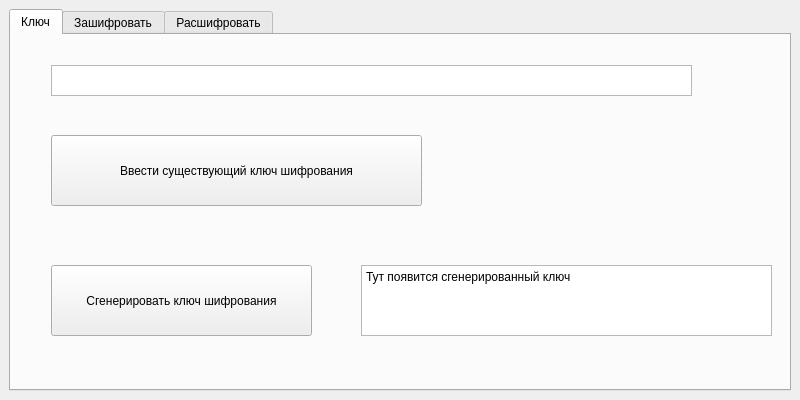
<?xml version="1.0" encoding="UTF-8"?>
<ui version="4.0">
 <class>MainWindow</class>
 <widget class="QMainWindow" name="MainWindow">
  <property name="enabled">
   <bool>true</bool>
  </property>
  <property name="geometry">
   <rect>
    <x>0</x>
    <y>0</y>
    <width>800</width>
    <height>400</height>
   </rect>
  </property>
  <property name="sizePolicy">
   <sizepolicy hsizetype="Preferred" vsizetype="Preferred">
    <horstretch>0</horstretch>
    <verstretch>0</verstretch>
   </sizepolicy>
  </property>
  <property name="minimumSize">
   <size>
    <width>800</width>
    <height>400</height>
   </size>
  </property>
  <property name="maximumSize">
   <size>
    <width>800</width>
    <height>400</height>
   </size>
  </property>
  <property name="windowTitle">
   <string>MainWindow</string>
  </property>
  <property name="styleSheet">
   <string notr="true"/>
  </property>
  <widget class="QWidget" name="centralwidget">
   <layout class="QHBoxLayout" name="horizontalLayout">
    <item>
     <widget class="QTabWidget" name="tabWidget">
      <property name="currentIndex">
       <number>0</number>
      </property>
      <widget class="QWidget" name="key_tab">
       <attribute name="title">
        <string>Ключ</string>
       </attribute>
       <widget class="QPushButton" name="key_generate_button">
        <property name="geometry">
         <rect>
          <x>40</x>
          <y>230</y>
          <width>261</width>
          <height>71</height>
         </rect>
        </property>
        <property name="text">
         <string>Сгенерировать ключ шифрования</string>
        </property>
       </widget>
       <widget class="QPushButton" name="key_input_button">
        <property name="geometry">
         <rect>
          <x>40</x>
          <y>100</y>
          <width>371</width>
          <height>71</height>
         </rect>
        </property>
        <property name="sizePolicy">
         <sizepolicy hsizetype="Expanding" vsizetype="Fixed">
          <horstretch>0</horstretch>
          <verstretch>0</verstretch>
         </sizepolicy>
        </property>
        <property name="text">
         <string>Ввести существующий ключ шифрования</string>
        </property>
       </widget>
       <widget class="QTextEdit" name="exist_key_editor">
        <property name="geometry">
         <rect>
          <x>40</x>
          <y>30</y>
          <width>641</width>
          <height>31</height>
         </rect>
        </property>
       </widget>
       <widget class="QTextEdit" name="generated_key_editor">
        <property name="geometry">
         <rect>
          <x>350</x>
          <y>230</y>
          <width>411</width>
          <height>71</height>
         </rect>
        </property>
        <property name="html">
         <string>&lt;!DOCTYPE HTML PUBLIC &quot;-//W3C//DTD HTML 4.0//EN&quot; &quot;http://www.w3.org/TR/REC-html40/strict.dtd&quot;&gt;
&lt;html&gt;&lt;head&gt;&lt;meta name=&quot;qrichtext&quot; content=&quot;1&quot; /&gt;&lt;meta charset=&quot;utf-8&quot; /&gt;&lt;style type=&quot;text/css&quot;&gt;
p, li { white-space: pre-wrap; }
hr { height: 1px; border-width: 0; }
&lt;/style&gt;&lt;/head&gt;&lt;body style=&quot; font-family:'Segoe UI'; font-size:9pt; font-weight:400; font-style:normal;&quot;&gt;
&lt;p style=&quot; margin-top:0px; margin-bottom:0px; margin-left:0px; margin-right:0px; -qt-block-indent:0; text-indent:0px;&quot;&gt;Тут появится сгенерированный ключ&lt;/p&gt;&lt;/body&gt;&lt;/html&gt;</string>
        </property>
       </widget>
      </widget>
      <widget class="QWidget" name="encrypt_tab">
       <attribute name="title">
        <string>Зашифровать</string>
       </attribute>
       <widget class="QPushButton" name="encrypt_button">
        <property name="geometry">
         <rect>
          <x>280</x>
          <y>290</y>
          <width>171</width>
          <height>41</height>
         </rect>
        </property>
        <property name="text">
         <string>Зашифровать</string>
        </property>
       </widget>
       <widget class="QTextEdit" name="encrypt_input_editor">
        <property name="geometry">
         <rect>
          <x>10</x>
          <y>40</y>
          <width>351</width>
          <height>221</height>
         </rect>
        </property>
       </widget>
       <widget class="QLabel" name="label_2">
        <property name="geometry">
         <rect>
          <x>20</x>
          <y>10</y>
          <width>63</width>
          <height>20</height>
         </rect>
        </property>
        <property name="text">
         <string/>
        </property>
       </widget>
       <widget class="QLabel" name="label_3">
        <property name="geometry">
         <rect>
          <x>10</x>
          <y>10</y>
          <width>121</width>
          <height>20</height>
         </rect>
        </property>
        <property name="text">
         <string>Входные данные</string>
        </property>
       </widget>
       <widget class="QTextEdit" name="encrypt_output_editor">
        <property name="geometry">
         <rect>
          <x>370</x>
          <y>40</y>
          <width>391</width>
          <height>221</height>
         </rect>
        </property>
       </widget>
       <widget class="QLabel" name="label_4">
        <property name="geometry">
         <rect>
          <x>370</x>
          <y>10</y>
          <width>141</width>
          <height>20</height>
         </rect>
        </property>
        <property name="text">
         <string>Выходные данные</string>
        </property>
       </widget>
      </widget>
      <widget class="QWidget" name="decrypt_tab">
       <attribute name="title">
        <string>Расшифровать</string>
       </attribute>
       <widget class="QLabel" name="label_5">
        <property name="geometry">
         <rect>
          <x>10</x>
          <y>10</y>
          <width>131</width>
          <height>20</height>
         </rect>
        </property>
        <property name="text">
         <string>Входные данные</string>
        </property>
       </widget>
       <widget class="QTextEdit" name="decrypt_input_editor">
        <property name="geometry">
         <rect>
          <x>10</x>
          <y>40</y>
          <width>351</width>
          <height>221</height>
         </rect>
        </property>
       </widget>
       <widget class="QTextEdit" name="decrypt_output_editor">
        <property name="geometry">
         <rect>
          <x>370</x>
          <y>40</y>
          <width>391</width>
          <height>221</height>
         </rect>
        </property>
       </widget>
       <widget class="QLabel" name="label_6">
        <property name="geometry">
         <rect>
          <x>370</x>
          <y>10</y>
          <width>131</width>
          <height>20</height>
         </rect>
        </property>
        <property name="text">
         <string>Выходные данные</string>
        </property>
       </widget>
       <widget class="QPushButton" name="decrypt_button">
        <property name="geometry">
         <rect>
          <x>280</x>
          <y>290</y>
          <width>171</width>
          <height>41</height>
         </rect>
        </property>
        <property name="text">
         <string>Расшифровать</string>
        </property>
       </widget>
      </widget>
     </widget>
    </item>
   </layout>
  </widget>
 </widget>
 <resources/>
 <connections/>
</ui>
